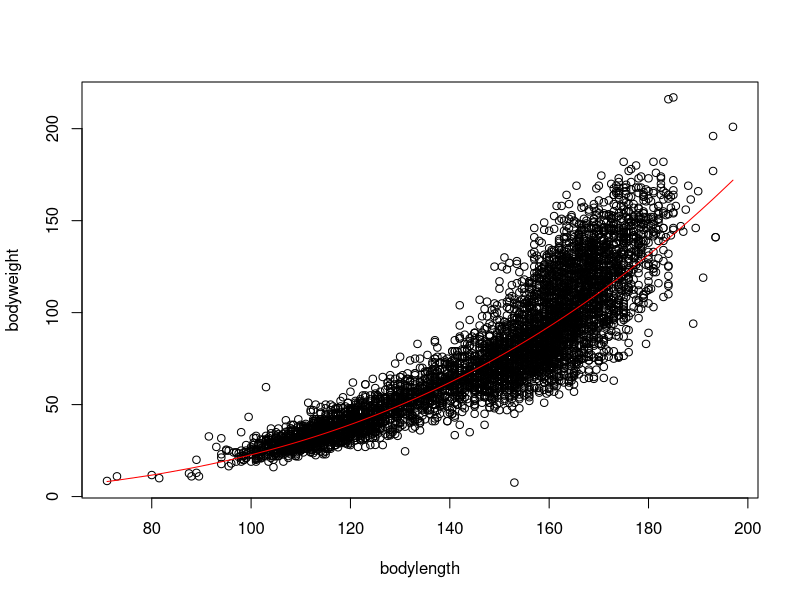
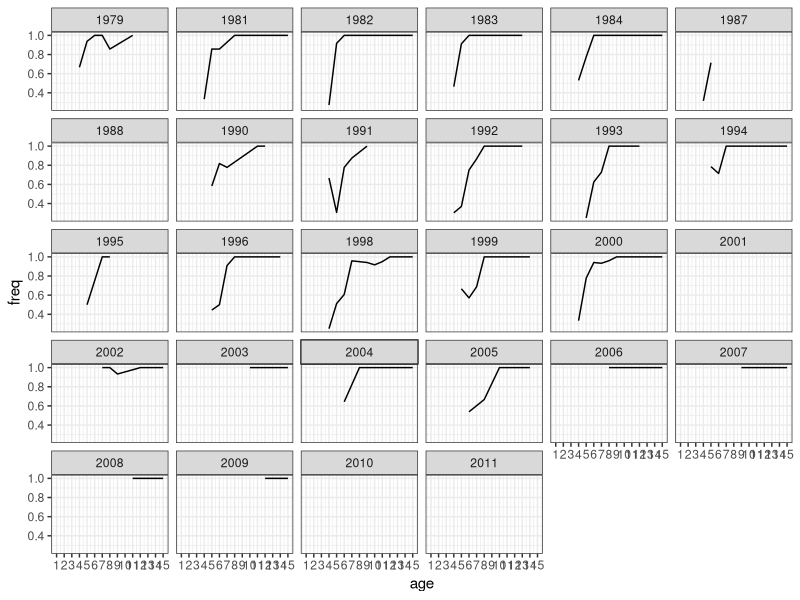
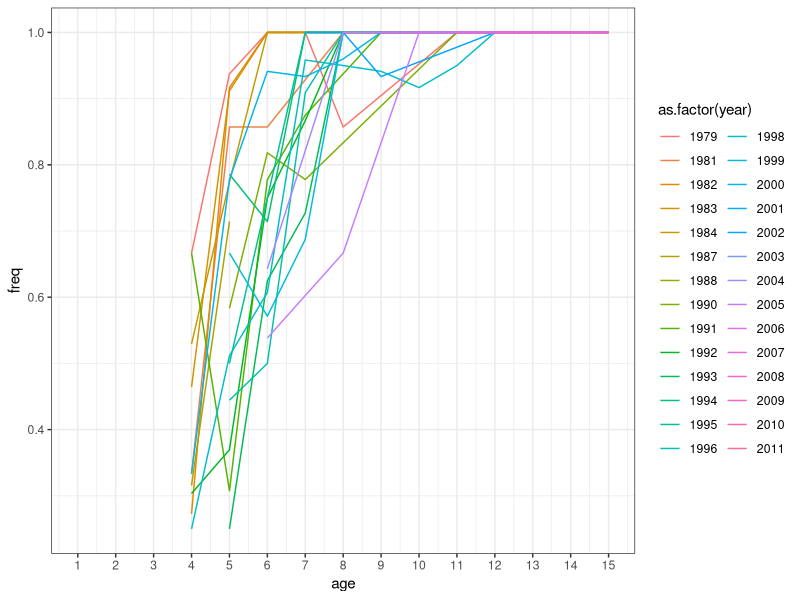
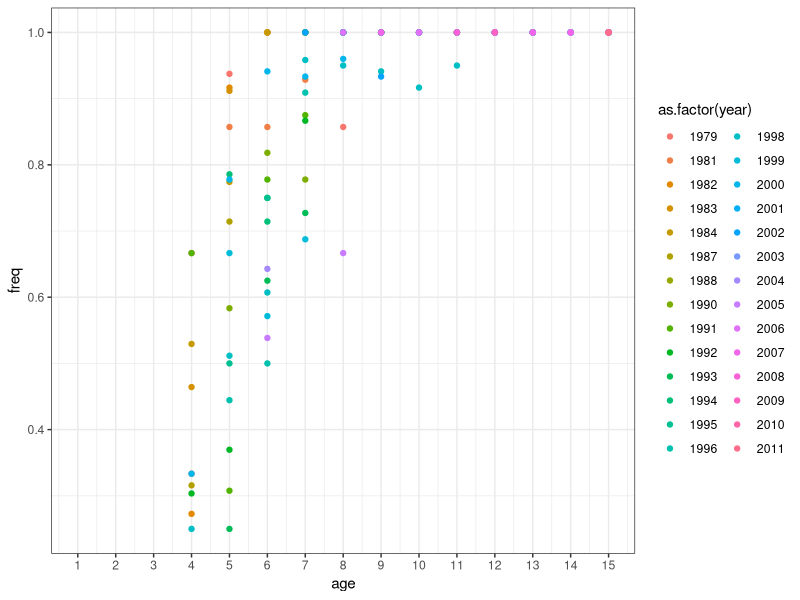
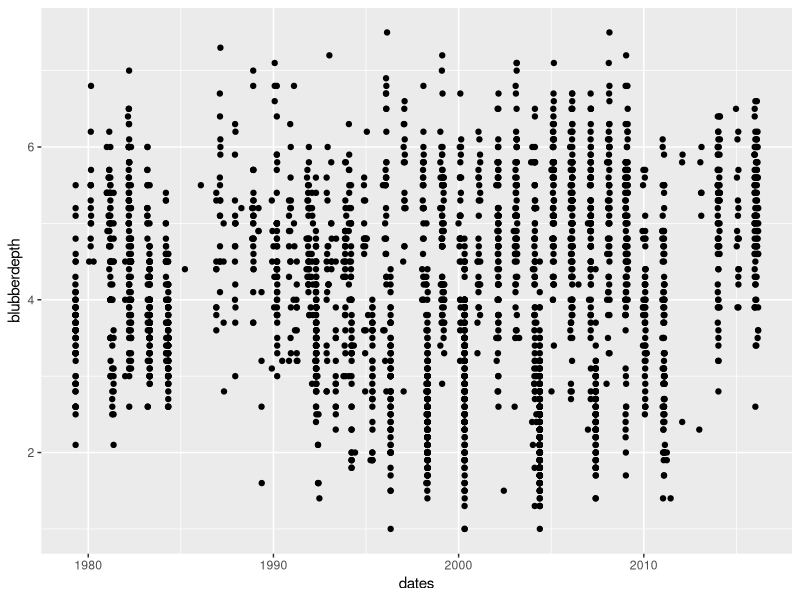
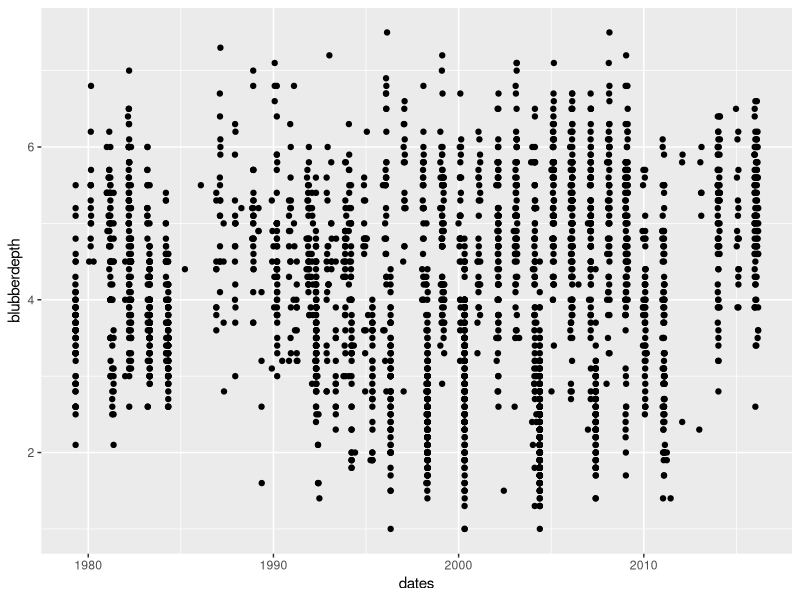
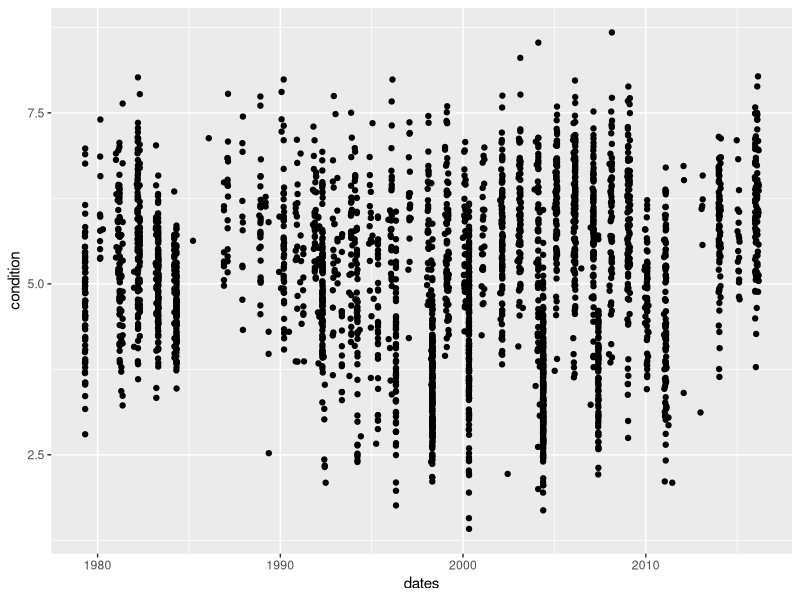
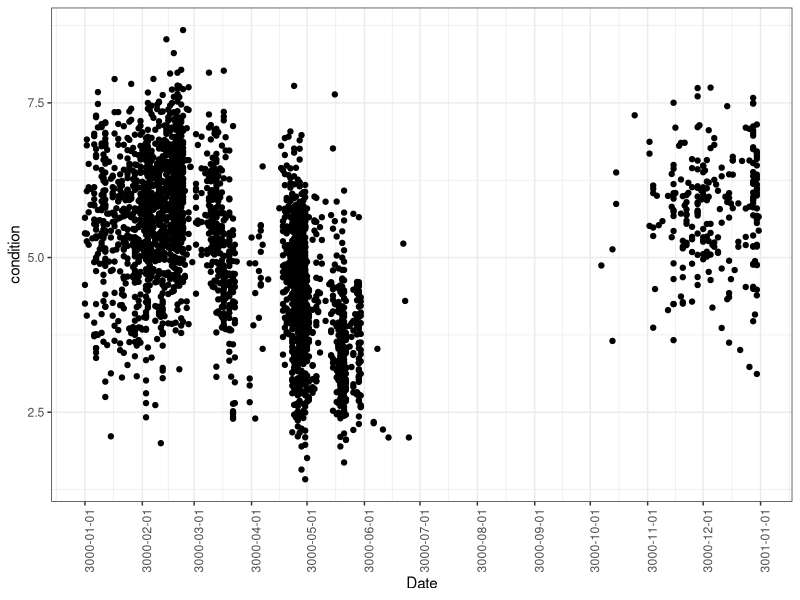

The R script that drew these images, in order:
#The data for this analysis is retrieved from the database through the query
#
#D:\Buren_files\MEGA\mmdb\mm_db_queries.accdb
#qsel_female_bodycondition
#
#Filters used were:
#
#1. sp = 1   harp seals
#2. sex = F

## Filters used in this script
#3. Code Female Maturity > 1      (mature individuals)

#setwd("D:/Buren_files/GitHub/PG_fem_body_condition")
#packrat::init()
library(tibble)
library(lubridate)
library(ggplot2)
library(dplyr)


femcond <- as_data_frame(read.csv('data/fembodycondition.csv', header=T,as.is=T))

femcond$sex <- "F"

## assign the first of the month for these seals for which we have no data on day
femcond[which(is.na(femcond$day)),'day']   <- 1

## Individual 20062138F was a yellow pup shot ofshore on Feb 20, 2006 - there was a mix up with ovary data
## and coded as mature - change it to immature
femcond$codefemalematurity[which(femcond$idsex=='20062138F')]  <- 1   
femcond$matur <- as.integer(ifelse(femcond$codefemalematurity==1, 0,1))


lmlenweight <- (lm(log(bodyweight)~log(bodylength), data=filter(femcond,age>0)))
femcond$expweight <- exp(coef(lmlenweight)[1])* ((femcond$bodylength)^ coef(lmlenweight)[2])
with(femcond, plot(bodylength,bodyweight))
I1 <- order(femcond$bodylength)
with(femcond, lines(bodylength[I1],expweight[I1],col='red'))

femcond$relcondition <- femcond$bodyweight/femcond$expweight

mogive <- femcond %>%
            group_by(year, age, matur) %>%
            summarise (n = n()) %>%
             mutate(freq = n / sum(n))        
             
            
ogive <- subset(mogive, matur==1 & age<99 & n>3) 
ggplot(ogive , aes(age, freq))  + geom_line() + facet_wrap(~year) + scale_x_continuous(limits=c(1, 15),breaks=1:15) + theme_bw()
ggplot(ogive , aes(age, freq, colour=as.factor(year)))  + geom_line()   + scale_x_continuous(limits=c(1, 15),breaks=1:15)  + theme_bw()
ggplot(ogive , aes(age, freq, colour=as.factor(year)))  + geom_point()  + scale_x_continuous(limits=c(1, 15),breaks=1:15)  + theme_bw()


mature <- subset(femcond, codefemalematurity>1)
mature$dates <- ymd(paste(mature$year,"-",mature$month,"-",mature$day,sep=""))
mature$mdates <- ymd(paste('3000',"-",mature$month,"-",mature$day,sep=""))

## plot
ggplot(mature, aes(dates, blubberdepth))  + geom_point()


## plot   without those 2 seals
ggplot(mature , aes(dates, blubberdepth))  + geom_point()

## calculate condition index
mature$condition <- with(mature, blubberdepth*sqrt(bodylength/bodyweight))

## plot   without those 2 seals
ggplot(mature , aes(dates, condition))  + geom_point()

## plot   without those 2 seals
# p <- ggplot(subset(mature,blubberdepth<20 & year<1991) , aes(as.POSIXct(dates), condition))  + geom_point()
# p + scale_x_datetime(date_breaks="3 months") +theme_bw()+
#   theme(axis.text.x = element_text(angle = 90, hjust = 1))+ xlab("Date")
# 
# p <- ggplot(subset(mature,blubberdepth<20 & year<2001 & year>1990) , aes(as.POSIXct(dates), condition))  + geom_point()
# p + scale_x_datetime(date_breaks="3 months") +theme_bw()+
#   theme(axis.text.x = element_text(angle = 90, hjust = 1))+ xlab("Date")
# 
# p <- ggplot(subset(mature,blubberdepth<20 & year<2011 & year>2000) , aes(as.POSIXct(dates), condition))  + geom_point()
# p + scale_x_datetime(date_breaks="3 months") +theme_bw()+
#   theme(axis.text.x = element_text(angle = 90, hjust = 1))+ xlab("Date")
# 
# p <- ggplot(subset(mature,blubberdepth<20 & year>2010) , aes(as.POSIXct(dates), condition))  + geom_point()
# p + scale_x_datetime(date_breaks="3 months") +theme_bw()+
#   theme(axis.text.x = element_text(angle = 90, hjust = 1))+ xlab("Date")



with(mature,table(year,month ))

p2 <- ggplot(mature , aes(as.POSIXct(mdates), condition))  + geom_point()
p2 <- p2 + scale_x_datetime(date_breaks="1 months") +theme_bw()+ 
  theme(axis.text.x = element_text(angle = 90, hjust = 1))+ xlab("Date")


p3 <- ggplot(mature , aes(as.POSIXct(mdates), blubberdepth))  + geom_point()
p3 <- p3 + scale_x_datetime(date_breaks="1 months") +theme_bw()+ 
  theme(axis.text.x = element_text(angle = 90, hjust = 1))+ xlab("Date")

print(p2)
p2 + facet_wrap(~year)
print(p3)
p3 + facet_wrap(~year)

## 
par(mfrow=c(1,2))
with(filter(femcond,age<90), plot( age, bodylength))
with(filter(femcond,age<90), plot( age, bodyweight))
with(femcond, plot( bodylength, bodyweight))
with(mature, plot( bodylength, bodyweight))

plot(mature$dates, mature$blubberdepth)  

 plot(mature$dates, mature$relcondition)  
 
 
## create data frames to store the information on density distribution and measures of central tendency for each year and nafo div
conddens <- data.frame('x'=NA,'y'=NA,'year'=NA,'age'=NA)
centraltendency <- data.frame('meank'=NA,'mediank'=NA,'year'=NA,'age'=NA)

## loop through years and age divisions to obtain density distributions, means and medians of condition
for (i in min(unique(mature$year)):max(unique(mature$year))){
   for (j in na.omit(unique(mature$age))){
      dat <- na.omit(subset(mature, year==i & age==j, select=c(year,age,relcondition)))
      if (nrow(dat)>2){
         yy <- density(dat$relcondition)
         yy <- data.frame('x'=yy$x,'y'=yy$y)
         yy$year <- rep(i,nrow(yy))
         yy$age <- rep(j,nrow(yy))
         conddens <- rbind(conddens,yy)
         ct <- data.frame('meank'=mean(dat$relcondition),'mediank'=  median(dat$relcondition),'year'=i,'age'=j)
         centraltendency <- rbind(centraltendency,ct)
      }
   }
}
 

## obtain the max density per year and age and merge it with density distribution
maxy <- aggregate(conddens$y, by=list(conddens$age,conddens$year),FUN=max)
names(maxy) <- c ('age','year','maxy')
conddens <- merge(conddens, maxy)

## merge data frames with information on density distributions and centraltendency
conddens <- merge(conddens,centraltendency)

## sum year to the max density per year and age so that each histogram is ploted along the x-axis in the right year.
## The max density each curve takes is slightly shifted down so that distribution in year t does not overlap with distribution in year t+1
conddens$yy <- with(conddens,year+(y/(maxy+maxy*.02)))

## obtain the range of conditions that encompass 95% of the data per year and nfo div and merge it with density distribution data
bounds <- aggregate(conddens$x, by=list(conddens$age,conddens$year),FUN= function(x) quantile(x, probs = c(0.025, 0.975)))
bounds <- data.frame(bounds[,1:2],bounds[,3][,1],bounds[,3][,2])
names(bounds) <- c ('age','year','lb','ub')
conddens <- merge(conddens, bounds)



## Start ggplot

 ## define working dataset, x and y variables
 p <- ggplot(conddens, aes(yy, x))
 ## this draws the histograms
 p <- p + geom_line()
 ## Plot by age
 p <- p + facet_grid(age ~ .)
 ## Add x and y axis labels
 p <- p + xlab("Year") + ylab("Relative Condition")
 ## Add the grey ribbons that encompass 95% of data. Argument alpha controls the amount of transparency
 p <- p + geom_ribbon(data = conddens,
                       aes(x = yy,
                           ymax = ub,
                           ymin = lb),
                           alpha = 0.15)
 ## Add the median per year and age
# p <- p + geom_line(data=conddens,aes(x=yy,y=mediank),colour='red',lwd=1)
 ## the next 3 lines plot Lambert and Dutil's benchmark values. I commented them  out
# hline.data <- data.frame(age = rep(c('2J','3K','3L'),each=2),z = rep(c(0.7,0.85),3))
# colores <-  rep(c('darkgreen','red'),3)
# p <- p + geom_hline(data=hline.data, aes(yintercept = z,colour=colores),linetype='longdash')

 ## Aesthetic options
 p <- p  + theme(axis.text.x = element_text(angle = 90,  vjust = 0.5, hjust=0.5))  +  theme(legend.position="none")
 p <- p + scale_x_continuous(breaks=seq(from=1978,to=2012,by=2),limits=c(1978, 2012))
 p <- p + scale_y_continuous(breaks=seq(from=0.3,to=1.5,by=0.6))
 p <- p + theme_bw()
 
 
 ##print plot
 print(p)
pdf(file='output/plots/condovertime.pdf',width=9.5,height=6.5, family = "sans", bg = "white",   pointsize = 8)
   print(p)
dev.off()


for (i in seq(min(conddens$age),max(conddens$age)-5,by=5)){
   cd <- subset(conddens, age>=i & age<i+5 )
   ## define working dataset, x and y variables
   p <- ggplot(cd, aes(yy, x))
   ## this draws the histograms
   p <- p + geom_line()
   ## Plot by age
   p <- p + facet_grid(age ~ .)
   ## Add x and y axis labels
   p <- p + xlab("Year") + ylab("Relative Condition")
   ## Add the grey ribbons that encompass 95% of data. Argument alpha controls the amount of transparency
   p <- p + geom_ribbon(data = cd,
                         aes(x = yy,
                             ymax = ub,
                             ymin = lb),
                             alpha = 0.15)
   ## Add the median per year and age
  # p <- p + geom_line(data=cd,aes(x=yy,y=mediank),colour='red',lwd=1)
   ## the next 3 lines plot Lambert and Dutil's benchmark values. I commented them  out
  # hline.data <- data.frame(age = rep(c('2J','3K','3L'),each=2),z = rep(c(0.7,0.85),3))
  # colores <-  rep(c('darkgreen','red'),3)
  # p <- p + geom_hline(data=hline.data, aes(yintercept = z,colour=colores),linetype='longdash')
  
   ## Aesthetic options
   p <- p  + theme(axis.text.x = element_text(angle = 90,  vjust = 0.5, hjust=0.5))  +  theme(legend.position="none")
   p <- p + scale_x_continuous(breaks=seq(from=1978,to=2014,by=2),limits=c(1978, 2014))
   p <- p + scale_y_continuous(breaks=seq(from=0.3,to=1.5,by=0.6))
   p <- p + theme_bw()
   
   
   ##print plot
   print(p)
   pdf(file='output/plots/condovertime.pdf',width=9.5,height=6.5, family = "sans", bg = "white",   pointsize = 8)
     print(p)
  dev.off()

}
